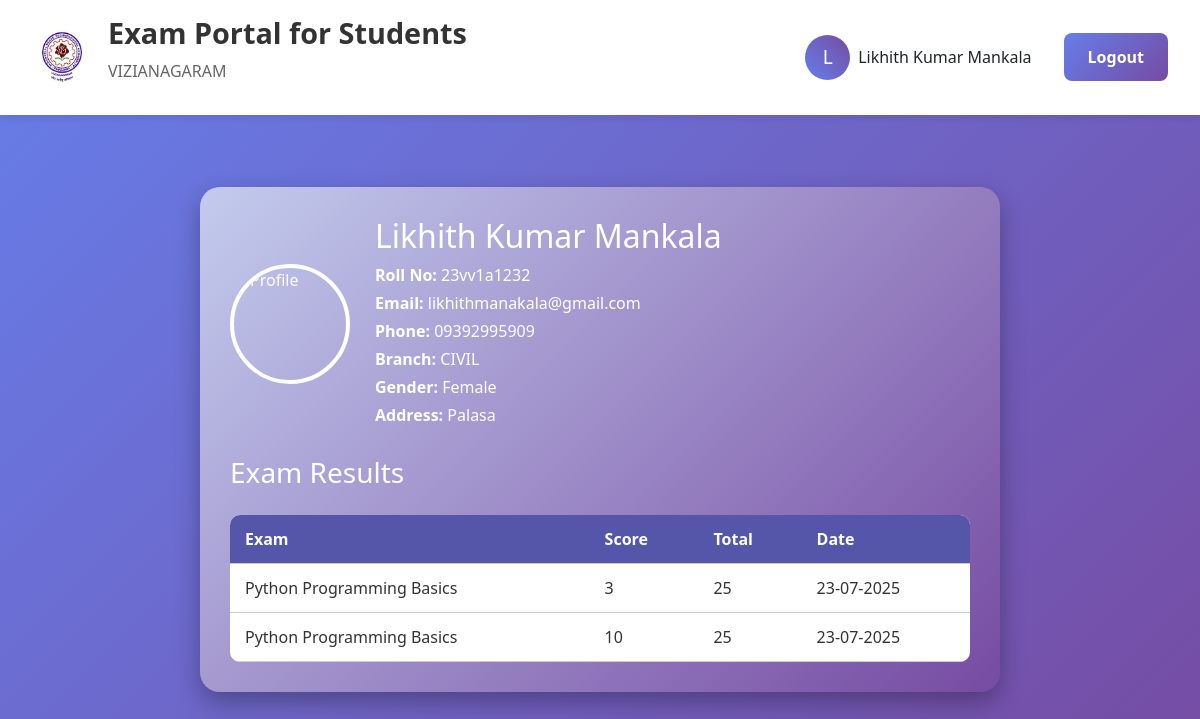
The app's page /profile (signed in) with its own data.
### app.py (models this page shows)
class User(db.Model):
    id = db.Column(db.Integer, primary_key=True)
    name = db.Column(db.String(100), nullable=False)
    roll_no = db.Column(db.String(20), unique=True, nullable=False)
    email = db.Column(db.String(120), unique=True, nullable=False)
    phone_number = db.Column(db.String(15), nullable=False)
    address = db.Column(db.Text, nullable=False)
    branch = db.Column(db.String(50), nullable=False)
    gender = db.Column(db.String(10), nullable=False)
    password_hash = db.Column(db.String(120), nullable=False)
    profile_pic = db.Column(db.String(120), default='default.jpg')
    created_at = db.Column(db.DateTime, default=datetime.utcnow)

class ExamResult(db.Model):
    id = db.Column(db.Integer, primary_key=True)
    user_id = db.Column(db.Integer, db.ForeignKey('user.id'), nullable=False)
    exam_id = db.Column(db.Integer, db.ForeignKey('exam.id'), nullable=False)
    score = db.Column(db.Integer, nullable=False)
    total_marks = db.Column(db.Integer, nullable=False)
    time_taken = db.Column(db.Integer)
    completed_at = db.Column(db.DateTime, default=datetime.utcnow)
    answers = db.Column(db.Text)

class Exam(db.Model):
    id = db.Column(db.Integer, primary_key=True)
    title = db.Column(db.String(200), nullable=False)
    description = db.Column(db.Text)
    duration_minutes = db.Column(db.Integer, default=60)
    total_marks = db.Column(db.Integer, default=100)
    created_at = db.Column(db.DateTime, default=datetime.utcnow)
    is_active = db.Column(db.Boolean, default=True)

### app.py (the view)
@app.route('/profile')
def profile():
    if not is_logged_in():
        flash("Please log in to view profile", "error")
        return redirect(url_for('login'))
    user = User.query.get(session['user_id'])
    results = db.session.query(ExamResult, Exam)\
        .join(Exam).filter(ExamResult.user_id == user.id).all()
    return render_template('profile.html', user=user, results=results)

### app.py (called while the page is built)
def is_logged_in():
    return 'user_id' in session

### templates/profile.html (shortened to what this page needs)
{% extends "base.html" %}
{% block content %}
<div class="profile-container">
  <div class="profile-header">
    {% if user.profile_pic == 'default.jpg' %}
      {% if user.gender == 'Male' %}
        <img src="{{ url_for('static', filename='uploads/male.jpeg') }}" alt="Profile">
      {% else %}
        <img src="{{ url_for('static', filename='uploads/female.jpeg') }}" alt="Profile">
      {% endif %}
    {% else %}
      <img src="{{ url_for('static', filename='uploads/' ~ user.profile_pic) }}" alt="Profile">
    {% endif %}
    <div class="profile-info">
      <h2>{{ user.name }}</h2>
      <p><strong>Roll No:</strong> {{ user.roll_no }}</p>
      <p><strong>Email:</strong> {{ user.email }}</p>
      <p><strong>Phone:</strong> {{ user.phone_number }}</p>
      <p><strong>Branch:</strong> {{ user.branch }}</p>
      <p><strong>Gender:</strong> {{ user.gender }}</p>
      <p><strong>Address:</strong> {{ user.address }}</p>
    </div>
  </div>
  <h3>Exam Results</h3>
  {% if results %}
  <table class="results-table">
    <tr>
      <th>Exam</th>
      <th>Score</th>
      <th>Total</th>
      <th>Date</th>
    </tr>
    {% for result, exam in results %}
    <tr>
      <td>{{ exam.title }}</td>
      <td>{{ result.score }}</td>
      <td>{{ result.total_marks }}</td>
      <td>{{ result.completed_at.strftime('%d-%m-%Y') }}</td>
    </tr>
    {% endfor %}
  </table>
  {% else %}
    <p>No exams attempted yet.</p>
  {% endif %}
</div>
{% endblock %}

### templates/base.html (shortened to what this page needs)
<!DOCTYPE html>
<html lang="en">
<head>
    <link href="https://cdnjs.cloudflare.com/ajax/libs/font-awesome/6.0.0/css/all.min.css" rel="stylesheet">
<link rel="stylesheet" href="https://cdn.jsdelivr.net/npm/bootstrap@4.6.2/dist/css/bootstrap.min.css">
<link rel="stylesheet" href="https://cdnjs.cloudflare.com/ajax/libs/font-awesome/6.4.0/css/all.min.css">
</head>
<body>
    <header class="header">
        <div class="logo-section">
            <div class="logo">
 <img src="{{ url_for('static', filename='uploads/default.jpg') }}" alt="JNTU Logo" class="logo-img">
</div>
            <div class="university-info">
                <h1>Exam Portal for Students</h1>
                <p>VIZIANAGARAM</p>
            </div>
        </div>
        <div class="profile-section">
    {% if session.user_name %}
        <a href="{{ url_for('profile') }}" style="display: flex; align-items: center; gap: 0.5rem; text-decoration: none; color: inherit;">
            <div class="profile-pic">{{ session.user_name[0].upper() }}</div>
            <span>{{ session.user_name }}</span>
        </a>
        <a href="{{ url_for('logout') }}" class="btn btn-secondary" style="margin-left: 1rem;">Logout</a>
    {% else %}
        <a href="{{ url_for('login') }}" class="btn btn-primary">Login</a>
        <a href="{{ url_for('register') }}" class="btn btn-secondary">Register</a>
    {% endif %}
</div>
    </header>
    <div class="container">
        {% block content %}{% endblock %}
    </div>
</body>
</html>

### templates/base.html (style rules this page uses)
* { margin: 0; padding: 0; box-sizing: border-box; }
body { font-family: 'Segoe UI', Tahoma, Geneva, Verdana, sans-serif; background: linear-gradient(135deg, #667eea 0%, #764ba2 100%); min-height: 100vh; }
.header { background: white; padding: 1rem 2rem; box-shadow: 0 2px 10px rgba(0,0,0,0.1); display: flex; justify-content: space-between; align-items: center; position: sticky; top: 0; z-index: 1000; }
.logo-section { display: flex; align-items: center; gap: 1rem; }
.logo { width: 60px; height: 60px; border-radius: 50%; overflow: hidden; display: flex; align-items: center; justify-content: center; background-color: white; }
.logo-img { width: 100%; height: 100%; object-fit: cover; display: block; }
.university-info h1 { color: #333; font-size: 1.8rem; font-weight: 700; }
.university-info p { color: #666; font-size: 1rem; margin-top: 0.2rem; }
.profile-section { display: flex; align-items: center; gap: 1rem; }
.profile-pic { width: 45px; height: 45px; border-radius: 50%; background: linear-gradient(45deg, #667eea, #764ba2); display: flex; align-items: center; justify-content: center; color: white; font-size: 1.2rem; }
.container { max-width: 1200px; margin: 0 auto; padding: 2rem; }
.btn { padding: 0.75rem 1.5rem; border: none; border-radius: 8px; font-size: 1rem; font-weight: 600; cursor: pointer; transition: all 0.3s ease; text-decoration: none; display: inline-block; text-align: center; }
.btn-secondary { background: linear-gradient(135deg, #667eea, #764ba2); color: white; }

### templates/profile.html (style rules this page uses)
.profile-container { max-width: 800px; margin: 40px auto; background: linear-gradient(135deg, #c3cbed, #764ba2); color: white; padding: 30px; border-radius: 20px; box-shadow: 0 10px 25px rgba(0,0,0,0.3); font-family: 'Segoe UI', sans-serif; }
.profile-header { display: flex; align-items: center; gap: 25px; margin-bottom: 25px; }
.profile-header img { width: 120px; height: 120px; border-radius: 100px; object-fit: cover; border: 4px solid white; }
.profile-info p { margin: 4px 0; font-size: 16px; }
.results-table { width: 100%; margin-top: 25px; background: white; color: #333; border-collapse: collapse; border-radius: 10px; overflow: hidden; }
.results-table th, .results-table td { padding: 12px 15px; border-bottom: 1px solid #ccc; }
.results-table th { background: #5555aa; color: white; text-align: left; }

### records on screen
User: user_name "Likhith Kumar Mankala", name "Likhith Kumar Mankala", roll_no "23vv1a1232", email "likhithmanakala@gmail.com", phone_number "09392995909", branch "CIVIL", gender "Female", address "Palasa"
ExamResult: title "Python Programming Basics", score "3", total_marks "25", completed_at "23-07-2025"
ExamResult: title "Python Programming Basics", score "10", total_marks "25", completed_at "23-07-2025"

### other values on screen
{{ session.user_name[0].upper() }} "L"
